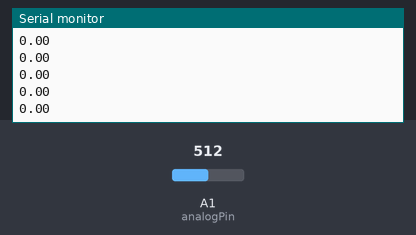
A sketch run on a simulated Arduino Uno, built with avr-gcc and run on an emulated ATmega328P. Shown: the last lines printed to the serial monitor. The inputs (shaded band) are chosen by the test bench; at power-on: A1 (analogPin) = 512.

Above: at 1.2 s.
1.3 s: A1 (analogPin) set to 716
At 2.7 s:
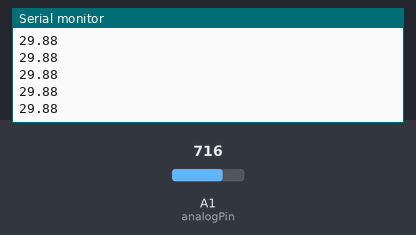
2.8 s: A1 (analogPin) set to 900
At 4.1 s:
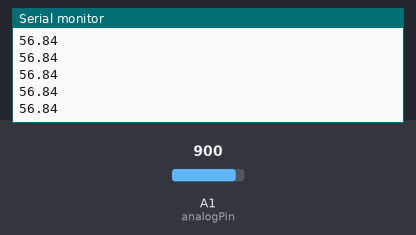
Timing chart, 0 to 5.8 s (numbered marks = the images above; inputs shaded):
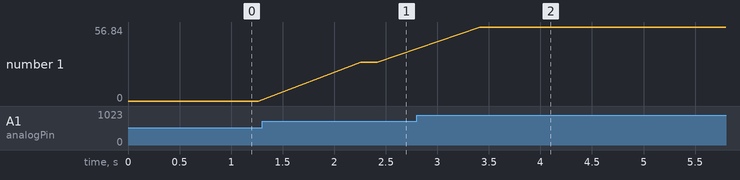

Measured:
- after the input at 1.3 s, the serial monitor: prints a new line after 0.96 s (image 1)
- after the input at 2.8 s, the serial monitor: prints a new line after 0.61 s (image 2)
- plotted number 1: 0 → 29.88 after the input at 1.3 s, 29.88 → 56.84 after the input at 2.8 s

The sketch:

aquisicaoSinal.ino
```cpp
/**
* Objetivo: Aquisitar o sinal de 0 a 5V e plotar
*
* Author: João Campos
* Referencias:
*
* https://playground.arduino.cc/Code/Timer1
*
*/

#include "TimerOne.h"

#define N 256
#define ADCresolution 10
volatile unsigned int i = 0;
// Número de amostras coletadas

const int f = 60;
const int fs = 960;
const double A = 5;
double offset = 2.5;
double ganhoTC = 30;
double  ADCcounts;
volatile double S[N];
const int analogPin = A1;


void setup()
{
  Serial.begin(115200);
  ADCcounts = pow(2, ADCresolution);
  pinMode(analogPin, INPUT);
  //analogWrite(analogPin, 0);
  // Inicializar  timer1 com 1041 microsegundos, isso nos dá uma taxa de amostragem de 16 amostras por ciclo do sinal da rede elétrica
  //
  Timer1.initialize(1041);
  Timer1.attachInterrupt(callback);  // attaches callback() as a timer overflow interrupt
}
// Função a ser chamada a ser executada  a cada periodo de amostragem
void callback()
{
  S[i] = ganhoTC*(((analogRead(analogPin)*A)/ADCcounts)-offset);
  i++;
  // zero o contador quando é ultrapassado valor de 16
  i = i & 0xff;
}

void loop()
{
  for(int k=0; k<N;k++){
     Serial.println(S[k]);
   }

  delay(1000);


  // your program here...
}
```
